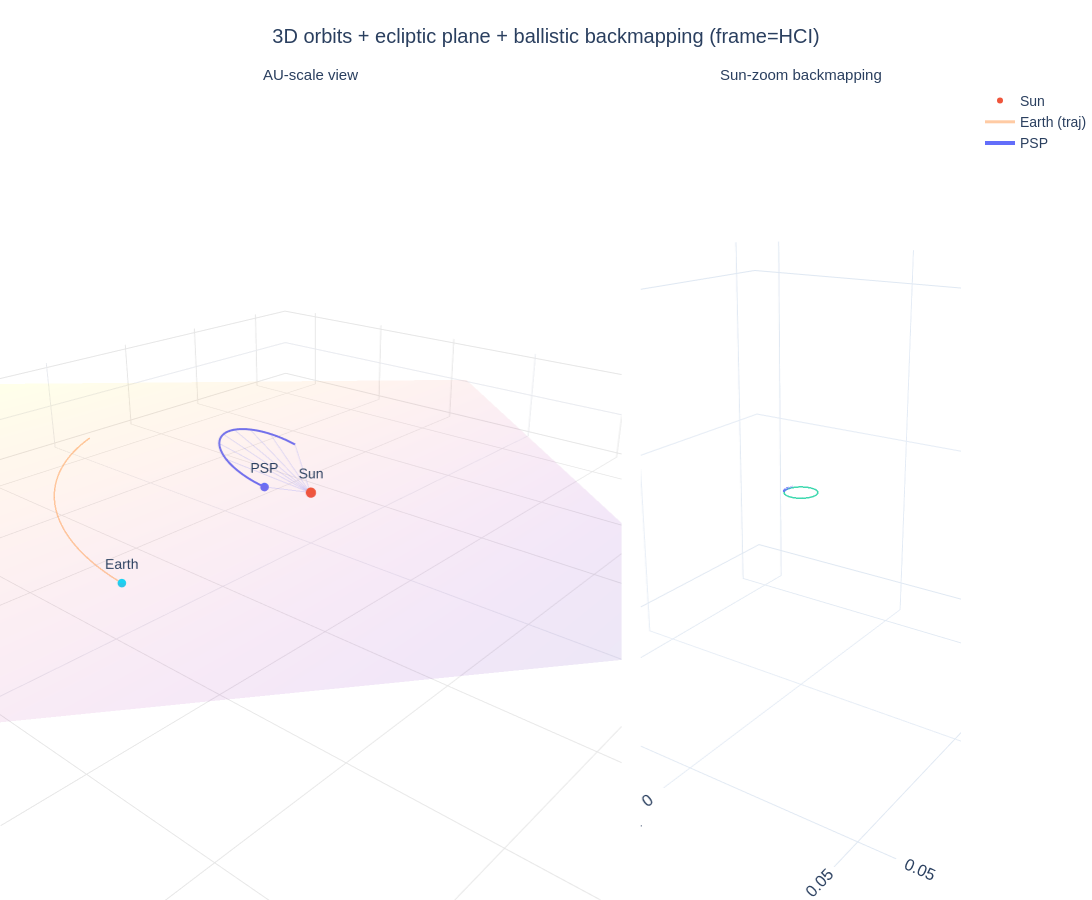

Source (notebook cell):
### Markdown cell above
## Build the 3D trajectory figure

### Code cell
targets = ["PSP"]

fig_3d = build_3d_figure(
    targets=targets,
    start="2025-10-01T00:00:00",
    stop="2025-12-10T00:00:00",
    step="6h",
    frame3d="HCI",
    rss_rsun=20,
    #skip_small_bodies=True,
)

fig_3d.show()

### Figure 1 — Plotly figure (JSON) as saved in the notebook; plotly's stock layout.template omitted (floating-point values rounded to 4 significant figures; data arrays with more than 128 entries replaced by an {"elided": "..."} marker saying what was removed)
{"data": [{"hoverinfo": "skip", "name": "Ecliptic plane", "opacity": 0.1, "scene": "scene", "showlegend": false, "showscale": false, "type": "surface", "x": {"elided": "35x35 float values"}, "y": {"elided": "35x35 float values"}, "z": {"elided": "35x35 float values"}}, {"hovertemplate": "Sun (R_sun=0.00465 AU)<extra></extra>", "marker": {"size": 6, "symbol": "circle"}, "mode": "markers+text", "name": "Sun", "scene": "scene", "text": ["Sun"], "textposition": "top center", "type": "scatter3d", "x": [0], "y": [0], "z": [0]}, {"hoverinfo": "skip", "line": {"width": 3}, "mode": "lines", "opacity": 0.75, "scene": "scene2", "showlegend": false, "type": "scatter3d", "x": {"elided": "260 float values"}, "y": {"elided": "260 float values"}, "z": {"elided": "260 float values"}}, {"hoverinfo": "skip", "line": {"dash": "dot", "width": 2}, "mode": "lines", "opacity": 0.4, "scene": "scene2", "showlegend": false, "type": "scatter3d", "x": {"elided": "260 float values"}, "y": {"elided": "260 float values"}, "z": {"elided": "260 float values"}}, {"hovertemplate": "Earth trajectory<extra></extra>", "line": {"width": 3}, "mode": "lines", "name": "Earth (traj)", "opacity": 0.55, "scene": "scene", "type": "scatter3d", "x": {"elided": "281 float values"}, "y": {"elided": "281 float values"}, "z": {"elided": "281 float values"}}, {"hovertemplate": "Earth (marker shown; physical R_earth is tiny in AU)<extra></extra>", "marker": {"size": 5}, "mode": "markers+text", "scene": "scene", "showlegend": false, "text": ["Earth"], "textposition": "top center", "type": "scatter3d", "x": [0.9842], "y": [0.03487], "z": [-0.004497]}, {"hovertemplate": "PSP<br>x=%{x:.3f} AU<br>y=%{y:.3f} AU<br>z=%{z:.3f} AU<extra></extra>", "line": {"color": "#636EFA", "dash": "solid", "width": 4}, "mode": "lines", "name": "PSP", "scene": "scene", "type": "scatter3d", "x": {"elided": "281 float values"}, "y": {"elided": "281 float values"}, "z": {"elided": "281 float values"}}, {"hovertemplate": "PSP (end)<extra></extra>", "marker": {"color": "#636EFA", "size": 5, "symbol": "circle"}, "mode": "markers+text", "scene": "scene", "showlegend": false, "text": ["PSP"], "textposition": "top center", "type": "scatter3d", "x": [0.09821], "y": [-0.1622], "z": [0.01087]}, {"hoverinfo": "skip", "line": {"color": "#636EFA", "dash": "solid", "width": 3}, "mode": "lines", "opacity": 0.9, "scene": "scene2", "showlegend": false, "type": "scatter3d", "x": {"elided": "281 float values"}, "y": {"elided": "281 float values"}, "z": {"elided": "281 float values"}}, {"hoverinfo": "skip", "line": {"color": "#636EFA", "dash": "dot", "width": 5}, "mode": "lines", "opacity": 0.95, "scene": "scene2", "showlegend": false, "type": "scatter3d", "x": {"elided": "281 float values"}, "y": {"elided": "281 float values"}, "z": {"elided": "281 float values"}}, {"hoverinfo": "skip", "line": {"color": "#636EFA", "width": 2}, "mode": "lines", "opacity": 0.18, "scene": "scene", "showlegend": false, "type": "scatter3d", "x": [-0.328, -0.0005952, NaN, -0.338, 0.001018, NaN, -0.3079, 0.001952, NaN, -0.2518, 0.002461, NaN, -0.1765, 0.002676, NaN, -0.08608, 0.002663, NaN, 0.01441, 0.002487, NaN, 0.09821, 0.00293, NaN], "y": [-0.3793, -0.004606, NaN, -0.5407, -0.00453, NaN, -0.6393, -0.004211, NaN, -0.6846, -0.003935, NaN, -0.6775, -0.003791, NaN, -0.6114, -0.0038, NaN, -0.4659, -0.003917, NaN, -0.1622, -0.003602, NaN], "z": [0.02584, 0.0002393, NaN, 0.03674, 0.0002675, NaN, 0.04337, 0.0002837, NaN, 0.04639, 0.0002951, NaN, 0.04585, 0.0003039, NaN, 0.04132, 0.0003106, NaN, 0.03143, 0.0003129, NaN, 0.01087, 0.0002662, NaN]}, {"hoverinfo": "skip", "line": {"color": "#636EFA", "dash": "dash", "width": 3}, "mode": "lines", "opacity": 0.55, "scene": "scene2", "showlegend": false, "type": "scatter3d", "x": {"elided": "281 float values"}, "y": {"elided": "281 float values"}, "z": {"elided": "281 float values"}}, {"hoverinfo": "skip", "line": {"color": "#636EFA", "dash": "dashdot", "width": 5}, "mode": "lines", "opacity": 0.65, "scene": "scene2", "showlegend": false, "type": "scatter3d", "x": {"elided": "281 float values"}, "y": {"elided": "281 float values"}, "z": {"elided": "281 float values"}}], "layout": {"annotations": [{"font": {"size": 15}, "showarrow": false, "text": "AU-scale view", "x": 0.3234, "xanchor": "center", "xref": "paper", "y": 1, "yanchor": "bottom", "yref": "paper"}, {"font": {"size": 15}, "showarrow": false, "text": "Sun-zoom backmapping", "x": 0.8334, "xanchor": "center", "xref": "paper", "y": 1, "yanchor": "bottom", "yref": "paper"}], "font": {"family": "Arial", "size": 14}, "height": 900, "legend": {"groupclick": "togglegroup"}, "margin": {"b": 0, "l": 0, "r": 0, "t": 85}, "scene": {"aspectmode": "data", "camera": {"eye": {"x": 1.55, "y": 1.35, "z": 0.85}}, "domain": {"x": [0, 0.6468], "y": [0, 1]}, "xaxis": {"gridcolor": "rgba(0,0,0,0.10)", "showspikes": false, "title": {"text": "x [AU]"}}, "yaxis": {"gridcolor": "rgba(0,0,0,0.10)", "showspikes": false, "title": {"text": "y [AU]"}}, "zaxis": {"gridcolor": "rgba(0,0,0,0.10)", "showspikes": false, "title": {"text": "z [AU]"}}}, "scene2": {"aspectmode": "cube", "camera": {"eye": {"x": 1.75, "y": 1.2, "z": 0.75}}, "domain": {"x": [0.6668, 1], "y": [0, 1]}, "xaxis": {"range": [-0.06, 0.06], "showspikes": false, "title": {"text": "x [AU]"}}, "yaxis": {"range": [-0.06, 0.06], "showspikes": false, "title": {"text": "y [AU]"}}, "zaxis": {"range": [-0.06, 0.06], "showspikes": false, "title": {"text": "z [AU]"}}}, "title": {"text": "3D orbits + ecliptic plane + ballistic backmapping (frame=HCI)", "x": 0.5, "xanchor": "center"}, "width": 1800}}
